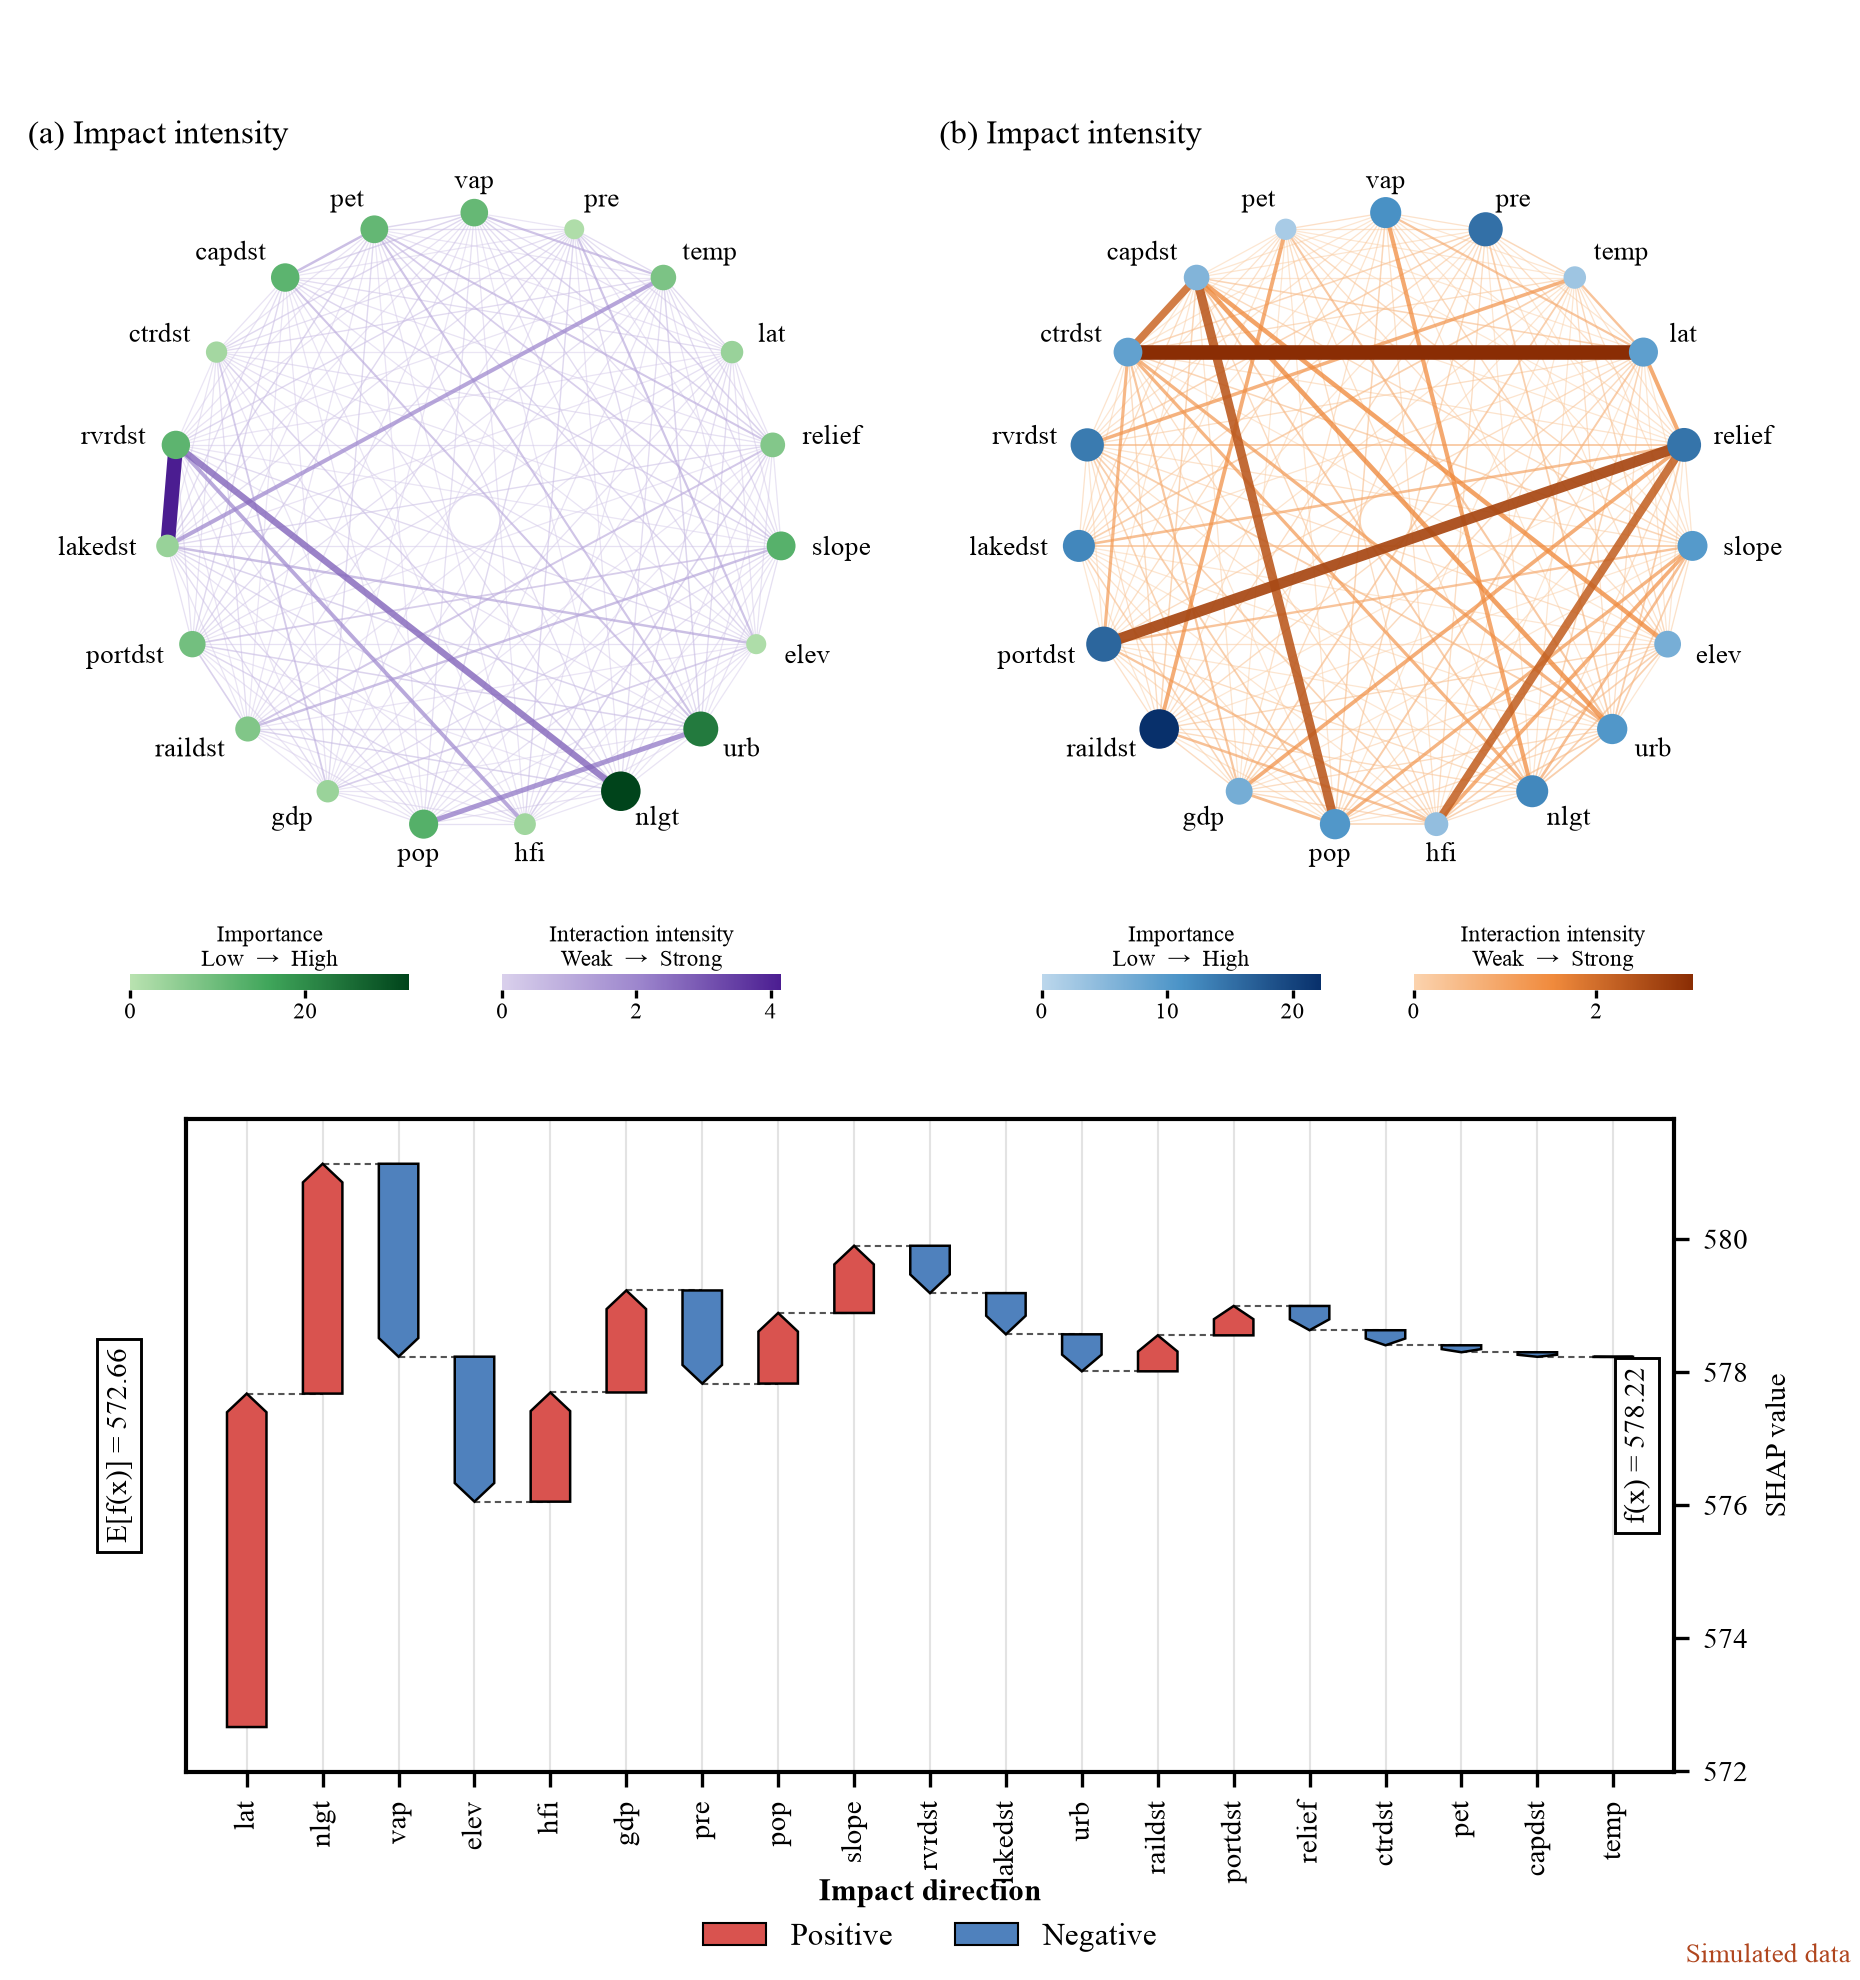

Reproduce this figure in Python.
"""Two circular interaction networks over a SHAP waterfall drawn with arrow-shaped bars.

Drawn after exemplar 7682454731897228585_0032 (layout, marks, the two colourways).

*** SIMULATED DATA *** generated below with a fixed seed. Replace `importance`, `inter` (symmetric
feature-by-feature interaction strength) and `contrib` (one sample's SHAP values) with your own.
"""
from pathlib import Path

import matplotlib.pyplot as plt
import numpy as np
from matplotlib.cm import ScalarMappable
from matplotlib.colors import LinearSegmentedColormap, Normalize
from matplotlib.patches import Patch, Polygon

OUT = Path(__file__).with_suffix(".png")
NAMES = ["vap", "pre", "temp", "lat", "relief", "slope", "elev", "urb", "nlgt", "hfi", "pop", "gdp",
         "raildst", "portdst", "lakedst", "rvrdst", "ctrdst", "capdst", "pet"]
WAYS = [(LinearSegmentedColormap.from_list("g", ["#b9e2b0", "#3fa55a", "#00441b"]),                # node ramp, edge ramp
         LinearSegmentedColormap.from_list("p", ["#d9d0ec", "#9b84cc", "#4b1d91"])),
        (LinearSegmentedColormap.from_list("b", ["#bcd7ec", "#4a93c7", "#08306b"]),
         LinearSegmentedColormap.from_list("o", ["#fbd3ae", "#f08a3c", "#8a2d04"]))]
RED, BLUE = "#d9534f", "#4f81bd"

rng = np.random.default_rng(21)
n = len(NAMES)
plt.rcParams.update({"font.family": "Times New Roman", "font.size": 7, "pdf.fonttype": 42, "axes.linewidth": 1.0})
fig = plt.figure(figsize=(6.2, 6.6))

# --- top: two networks, same layout, different data and colourway
ang = np.pi / 2 - 2 * np.pi * np.arange(n) / n
px, py = np.cos(ang), np.sin(ang)
for k, (node_cmap, edge_cmap) in enumerate(WAYS):
    ax = fig.add_axes([0.015 + 0.49 * k, 0.535, 0.48, 0.48 * 6.2 / 6.6 * 2.6 / 2.9])
    importance = rng.gamma(2.0, 5.0, n)
    inter = np.triu(rng.gamma(0.6, 0.5, (n, n)), 1)
    inter[rng.integers(0, n // 2), rng.integers(n // 2, n)] = 2.6          # a few dominant pairs
    inter[rng.integers(0, n // 2), rng.integers(n // 2, n)] = 2.2
    enorm, nnorm = Normalize(0, inter.max()), Normalize(0, importance.max())
    for i, j in sorted(zip(*np.nonzero(inter)), key=lambda ij: inter[ij]):   # strongest edges on top
        v = inter[i, j]
        ax.plot([px[i], px[j]], [py[i], py[j]], color=edge_cmap(enorm(v)), lw=0.3 + 3.2 * enorm(v) ** 2,
                alpha=0.55 + 0.45 * enorm(v), solid_capstyle="round", zorder=1 + v)
    ax.scatter(px, py, s=20 + 70 * nnorm(importance), c=importance, cmap=node_cmap, norm=nnorm, vmin=None,
               edgecolors="none", zorder=10)
    for name, a in zip(NAMES, ang):
        ax.text(1.1 * np.cos(a), 1.1 * np.sin(a), name, fontsize=6.5, va="center",
                ha="left" if np.cos(a) > 0.25 else "right" if np.cos(a) < -0.25 else "center")
    ax.set_xlim(-1.45, 1.45); ax.set_ylim(-1.3, 1.3); ax.axis("off")
    ax.text(-1.45, 1.3, f"({'ab'[k]}) Impact intensity", fontsize=8, va="top")
    for m, (cmap, norm, title, ends) in enumerate(((node_cmap, nnorm, "Importance", "Low  →  High"),
                                                   (edge_cmap, enorm, "Interaction intensity", "Weak  →  Strong"))):
        cax = fig.add_axes([0.07 + 0.49 * k + 0.2 * m, 0.5, 0.15, 0.008])
        cb = fig.colorbar(ScalarMappable(norm, cmap), cax=cax, orientation="horizontal")
        cb.outline.set_visible(False)
        cb.ax.tick_params(length=2, labelsize=5.5, pad=1)
        cb.ax.locator_params(nbins=3)
        cax.set_title(f"{title}\n{ends}", fontsize=5.5, pad=2)

# --- bottom: waterfall with arrow bars, largest contributions first
ax = fig.add_axes([0.1, 0.105, 0.8, 0.33])
contrib = rng.normal(0, 1, n) * np.linspace(2.4, 0.15, n)
contrib[0], contrib[1] = -2.9, -1.4
order = np.argsort(-np.abs(contrib))
base, w = 572.66, 0.52
level = base
for x, i in enumerate(order):
    v0, v1 = level, level + contrib[i]
    tip = np.sign(contrib[i]) * min(abs(contrib[i]) * 0.45, 0.28)
    ax.add_patch(Polygon([(x - w / 2, v0), (x + w / 2, v0), (x + w / 2, v1 - tip), (x, v1), (x - w / 2, v1 - tip)],
                         fc=RED if contrib[i] > 0 else BLUE, ec="black", lw=0.6, zorder=3))
    if x < n - 1:
        ax.plot([x, x + 1], [v1, v1], color="#555555", lw=0.5, ls=(0, (3, 2)), zorder=2)
    level = v1
ax.set_xlim(-0.8, n - 0.2)
ax.set_xticks(range(n), [NAMES[i] for i in order], rotation=90)
ax.grid(axis="x", color="#e3e3e3", lw=0.5)
ax.set_axisbelow(True)
ax.yaxis.tick_right()
ax.yaxis.set_label_position("right")
ax.set_ylabel("SHAP value")
ax.margins(y=0.08)
box = dict(boxstyle="square,pad=0.3", fc="white", ec="black", lw=0.7)
ax.text(-0.045, 0.5, f"E[f(x)] = {base:.2f}", transform=ax.transAxes, rotation=90, ha="center", va="center", bbox=box)
ax.text(0.975, 0.5, f"f(x) = {level:.2f}", transform=ax.transAxes, rotation=90, ha="center", va="center", bbox=box)
fig.legend(handles=[Patch(fc=RED, ec="black", lw=0.5, label="Positive"), Patch(fc=BLUE, ec="black", lw=0.5, label="Negative")],
           loc="lower center", ncol=2, frameon=False, fontsize=7.5, bbox_to_anchor=(0.5, 0.0), title="Impact direction",
           title_fontproperties={"weight": "bold", "size": 7.5})

fig.text(0.995, 0.006, "Simulated data", ha="right", va="bottom", fontsize=6.5, color="#b0461e")
fig.savefig(OUT, dpi=300)
print(OUT)
